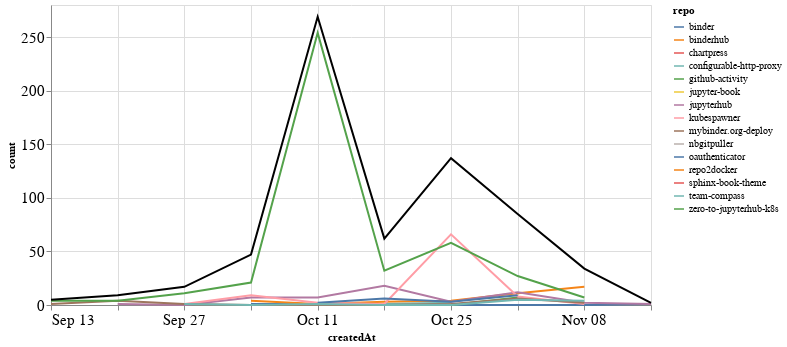

The cell this chart's notebook holds for it:
### Markdown cell above
## Comments

### Code cell
comments_time = comments.groupby('repo').resample('W', on='createdAt').count()['author'].reset_index()
comments_time = comments_time.rename(columns={'author': 'count'})
comments_time_total = comments_time.groupby('createdAt').agg({"count": "sum"}).reset_index()
ch1 = alt.Chart(comments_time, width=600).mark_line().encode(
    x='createdAt',
    y='count',
    color='repo',
    tooltip="repo"
)

ch2 = alt.Chart(comments_time_total, width=600).mark_line(color="black").encode(
    x='createdAt',
    y='count',
)

ch1 + ch2

### Figure 1 — Vega-Lite specification as saved in the notebook (floating-point values rounded to 4 significant figures)
{"config": {"axisLeft": {"labelFontSize": 15}, "axisBottom": {"labelFontSize": 15}}, "layer": [{"data": {"name": "data-50e0ef2d04521c9517e4887ccbabfdab"}, "mark": "line", "encoding": {"color": {"type": "nominal", "field": "repo"}, "tooltip": {"type": "nominal", "field": "repo"}, "x": {"type": "temporal", "field": "createdAt"}, "y": {"type": "quantitative", "field": "count"}}, "width": 600}, {"data": {"name": "data-d8c4e059a77bc487c74d636998abbcb1"}, "mark": {"type": "line", "color": "black"}, "encoding": {"x": {"type": "temporal", "field": "createdAt"}, "y": {"type": "quantitative", "field": "count"}}, "width": 600}], "$schema": "https://vega.github.io/schema/vega-lite/v4.8.1.json", "datasets": {"data-50e0ef2d04521c9517e4887ccbabfdab": [{"repo": "binder", "createdAt": "2020-10-04T00:00:00", "count": 1}, {"repo": "binder", "createdAt": "2020-10-11T00:00:00", "count": 1}, {"repo": "binder", "createdAt": "2020-10-18T00:00:00", "count": 1}, {"repo": "binder", "createdAt": "2020-10-25T00:00:00", "count": 0}, {"repo": "binder", "createdAt": "2020-11-01T00:00:00", "count": 0}, {"repo": "binder", "createdAt": "2020-11-08T00:00:00", "count": 0}, {"repo": "binder", "createdAt": "2020-11-15T00:00:00", "count": 1}, {"repo": "binderhub", "createdAt": "2020-10-04T00:00:00", "count": 4}, {"repo": "binderhub", "createdAt": "2020-10-11T00:00:00", "count": 1}, {"repo": "binderhub", "createdAt": "2020-10-18T00:00:00", "count": 3}, {"repo": "binderhub", "createdAt": "2020-10-25T00:00:00", "count": 4}, {"repo": "binderhub", "createdAt": "2020-11-01T00:00:00", "count": 11}, {"repo": "binderhub", "createdAt": "2020-11-08T00:00:00", "count": 17}, {"repo": "chartpress", "createdAt": "2020-11-08T00:00:00", "count": 1}, {"repo": "configurable-http-proxy", "createdAt": "2020-10-18T00:00:00", "count": 1}, {"repo": "configurable-http-proxy", "createdAt": "2020-10-25T00:00:00", "count": 2}, {"repo": "github-activity", "createdAt": "2020-10-11T00:00:00", "count": 1}, {"repo": "github-activity", "createdAt": "2020-10-18T00:00:00", "count": 0}, {"repo": "github-activity", "createdAt": "2020-10-25T00:00:00", "count": 0}, {"repo": "github-activity", "createdAt": "2020-11-01T00:00:00", "count": 7}, {"repo": "jupyter-book", "createdAt": "2020-10-04T00:00:00", "count": 2}, {"repo": "jupyterhub", "createdAt": "2020-09-20T00:00:00", "count": 1}, {"repo": "jupyterhub", "createdAt": "2020-09-27T00:00:00", "count": 0}, {"repo": "jupyterhub", "createdAt": "2020-10-04T00:00:00", "count": 7}, {"repo": "jupyterhub", "createdAt": "2020-10-11T00:00:00", "count": 7}, {"repo": "jupyterhub", "createdAt": "2020-10-18T00:00:00", "count": 18}, {"repo": "jupyterhub", "createdAt": "2020-10-25T00:00:00", "count": 3}, {"repo": "jupyterhub", "createdAt": "2020-11-01T00:00:00", "count": 12}, {"repo": "jupyterhub", "createdAt": "2020-11-08T00:00:00", "count": 2}, {"repo": "jupyterhub", "createdAt": "2020-11-15T00:00:00", "count": 1}, {"repo": "kubespawner", "createdAt": "2020-09-27T00:00:00", "count": 1}, {"repo": "kubespawner", "createdAt": "2020-10-04T00:00:00", "count": 9}, {"repo": "kubespawner", "createdAt": "2020-10-11T00:00:00", "count": 2}, {"repo": "kubespawner", "createdAt": "2020-10-18T00:00:00", "count": 1}, {"repo": "kubespawner", "createdAt": "2020-10-25T00:00:00", "count": 66}, {"repo": "kubespawner", "createdAt": "2020-11-01T00:00:00", "count": 8}, {"repo": "kubespawner", "createdAt": "2020-11-08T00:00:00", "count": 1}, {"repo": "mybinder.org-deploy", "createdAt": "2020-09-13T00:00:00", "count": 1}, {"repo": "mybinder.org-deploy", "createdAt": "2020-09-20T00:00:00", "count": 4}, {"repo": "mybinder.org-deploy", "createdAt": "2020-09-27T00:00:00", "count": 1}, {"repo": "mybinder.org-deploy", "createdAt": "2020-10-04T00:00:00", "count": 0}, {"repo": "mybinder.org-deploy", "createdAt": "2020-10-11T00:00:00", "count": 0}, {"repo": "mybinder.org-deploy", "createdAt": "2020-10-18T00:00:00", "count": 0}, {"repo": "mybinder.org-deploy", "createdAt": "2020-10-25T00:00:00", "count": 1}, {"repo": "mybinder.org-deploy", "createdAt": "2020-11-01T00:00:00", "count": 6}, {"repo": "mybinder.org-deploy", "createdAt": "2020-11-08T00:00:00", "count": 2}, {"repo": "nbgitpuller", "createdAt": "2020-10-04T00:00:00", "count": 3}, {"repo": "oauthenticator", "createdAt": "2020-10-11T00:00:00", "count": 2}, {"repo": "oauthenticator", "createdAt": "2020-10-18T00:00:00", "count": 6}, {"repo": "oauthenticator", "createdAt": "2020-10-25T00:00:00", "count": 3}, {"repo": "oauthenticator", "createdAt": "2020-11-01T00:00:00", "count": 9}, {"repo": "repo2docker", "createdAt": "2020-09-27T00:00:00", "count": 1}, {"repo": "sphinx-book-theme", "createdAt": "2020-09-27T00:00:00", "count": 2}, {"repo": "team-compass", "createdAt": "2020-09-27T00:00:00", "count": 1}, {"repo": "team-compass", "createdAt": "2020-10-04T00:00:00", "count": 0}, {"repo": "team-compass", "createdAt": "2020-10-11T00:00:00", "count": 1}, {"repo": "team-compass", "createdAt": "2020-10-18T00:00:00", "count": 0}, {"repo": "team-compass", "createdAt": "2020-10-25T00:00:00", "count": 0}, {"repo": "team-compass", "createdAt": "2020-11-01T00:00:00", "count": 5}, {"repo": "team-compass", "createdAt": "2020-11-08T00:00:00", "count": 4}, {"repo": "zero-to-jupyterhub-k8s", "createdAt": "2020-09-13T00:00:00", "count": 4}, {"repo": "zero-to-jupyterhub-k8s", "createdAt": "2020-09-20T00:00:00", "count": 4}, {"repo": "zero-to-jupyterhub-k8s", "createdAt": "2020-09-27T00:00:00", "count": 11}, {"repo": "zero-to-jupyterhub-k8s", "createdAt": "2020-10-04T00:00:00", "count": 21}, {"repo": "zero-to-jupyterhub-k8s", "createdAt": "2020-10-11T00:00:00", "count": 254}, {"repo": "zero-to-jupyterhub-k8s", "createdAt": "2020-10-18T00:00:00", "count": 32}, {"repo": "zero-to-jupyterhub-k8s", "createdAt": "2020-10-25T00:00:00", "count": 58}, {"repo": "zero-to-jupyterhub-k8s", "createdAt": "2020-11-01T00:00:00", "count": 27}, {"repo": "zero-to-jupyterhub-k8s", "createdAt": "2020-11-08T00:00:00", "count": 7}], "data-d8c4e059a77bc487c74d636998abbcb1": [{"createdAt": "2020-09-13T00:00:00", "count": 5}, {"createdAt": "2020-09-20T00:00:00", "count": 9}, {"createdAt": "2020-09-27T00:00:00", "count": 17}, {"createdAt": "2020-10-04T00:00:00", "count": 47}, {"createdAt": "2020-10-11T00:00:00", "count": 269}, {"createdAt": "2020-10-18T00:00:00", "count": 62}, {"createdAt": "2020-10-25T00:00:00", "count": 137}, {"createdAt": "2020-11-01T00:00:00", "count": 85}, {"createdAt": "2020-11-08T00:00:00", "count": 34}, {"createdAt": "2020-11-15T00:00:00", "count": 2}]}}
